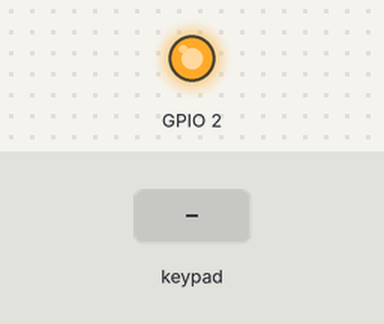
Recording of a sketch running on a simulated ESP32. Parts: output pins drawn as LEDs (lit = HIGH). Wiring (inferred from the names in the program): MPU-6050 motion sensor at I2C address 0x68. The test bench sets the inputs (shaded band). WiFi joins after 1.5 s; servers stay silent unless stated; what the sketch prints to the serial monitor is not drawn.

Above: at 0.1 s.
At 2.7 s:
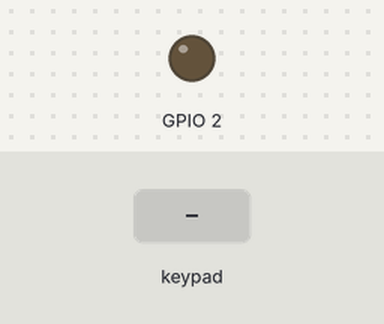
2.8 s: key '0' pressed
4.9 s: keypad keys 1 2 3 4 pressed 0.4 s apart
8.2 s: key '1' pressed
10.3 s: keypad keys 1 3 9 7 pressed 0.4 s apart
Timing chart, 0 to 13.3 s (numbered marks = the images above; inputs shaded):
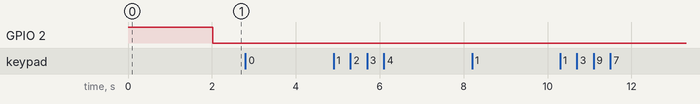

The sketch:

onyxRight.ino
```cpp
/*
 * .:Control Xic:.
 *
 * Josep Puig Villalon
 *
 * ESP32 module = "ESP32 Dev Module"
 *
 * I2C Pins:
 *
 * SCL: D22
 * SDA: D21
 * IRQ: No
 *
 * Led pin: 2
 *
 *
 */


#include <WiFiUdp.h>
#include <WiFi.h>
#include <Wire.h>
#include <Adafruit_MPR121.h>


#define TouchThre 10 // Touch threshold
#define ReleaThre 8 // Release threshold
#define Prox_TouchThre 6 // Proximity threshold
#define Prox_ReleaThre 4 // Proximity release threshold


// SSID & pass //
const char* ssid = "C_X_Saxpler_1";
const char* password = "1a3c5e7g9";

// Wifi UDP config //
WiFiUDP Udp;
IPAddress APlocal_IP(192, 168, 4, 177);
IPAddress APgateway(192, 168, 4, 1);
IPAddress APsubnet(255, 255, 255, 0);
IPAddress ipRouter(192, 168, 4, 1);

// Wifi vars //
unsigned int localUdpPort = 4000;
char incomingPacket[255];
char replyPacekt[255] = "e";
char incomingByte = 0;

// Wifi msg vars //
String strData;
String strDataOld;
char valDigital[30];

// MPR121 //
#ifndef _BV
#define _BV(bit) (1 << (bit))
#endif

// Touch vars //
uint16_t lasttouched = 0;
uint16_t currtouched = 0;

// Giroscopis  push modes //
unsigned long pushTimeF2;
unsigned long aliveMillis = 0;
uint8_t alivePeriod = 100;

// MPU6050 //
const int MPU_addr=0x68;
double x;
double y;
double z;
int16_t AcX;
int16_t AcY;
int16_t AcZ;
int minVal=265;
int maxVal=402;
int xAng;
int yAng;
int zAng;
double analogX = 0;
double analogY = 0;
double analogZ = 0;
double analogXOld = 0;
double analogYOld = 0;
double analogZOld = 0;

// LED //
uint8_t ledStatus = 255;
unsigned long ledTick = 0;
uint8_t ledInterval = 2;
bool flgLed = false;

// Input vars, touch & analogs signals //
int val1 = '0';
int val2 = '0';
int val3 = '0';
int val4 = '0';
int val5 = '0';
int val6 = '0';
int val7 = '0';
int val8 = '0';
int val9 = '0';
int val10 = '0';
int val11 = '0';
int val12 = '0';

// Flags //
bool F2 = false;
bool F3 = false;
bool flg2 = false;
bool flg2a = false;
bool flg3 = false;
bool flg4 = false;

// Touch result var //
Adafruit_MPR121 cap = Adafruit_MPR121();


////////////////////////////////////////////////////////////////////
// Scan touch sensors
////////////////////////////////////////////////////////////////////

void scanTouch()
{
  currtouched = cap.touched();

  for (uint8_t i=0; i<9; i++)
  {
    if ((currtouched & _BV(i)) && !(lasttouched & _BV(i)))
    {
      if(i == 0){val1 = '2';} // index - 5
      if(i == 1){val2 = '2';} // mig   - 6
      if(i == 2){val3 = '2';} // menut - 8
      if(i == 3){val4 = '2';} // menut - D#
      if(i == 4){val5 = '2';} // anular - 7
      if(i == 5){val6 = '2';} // S2
      if(i == 6){val7 = '2';} // F1
      if(i == 7){val8 = '2';} // F2
      if(i == 8){val9 = '2';} // F3
    }
    if (!(currtouched & _BV(i)) && (lasttouched & _BV(i)))
    {
      if(i == 0){val1 = '0';} // index - 5
      if(i == 1){val2 = '0';} // mig   - 6
      if(i == 2){val3 = '0';} // menut - 8
      if(i == 3){val4 = '0';} // menut - D#
      if(i == 4){val5 = '0';} // anular - 7
      if(i == 5){val6 = '0';} // S2
      if(i == 6){val7 = '0';} // F1
      if(i == 7){val8 = '0';} // F2
      if(i == 8){val9 = '0';} // F3
    }
  }
  lasttouched = currtouched;/////////////reset our state
}


////////////////////////////////////////////////////////////////////
// Long press i giroscopis
////////////////////////////////////////////////////////////////////

void setPressFunctions()
{

  if(val8 == '2' && flg2 == false)//////////////////////////////////F2
  {
    F2 = false;
    flg2 = true;
    pushTimeF2 = millis();
  }
  if(val8 == '2' && flg2 == true && flg2a == false && millis() > pushTimeF2 + 300)////F2
  {
    F2 = true;
    flg2a = true;
    aliveMillis = millis();
  }
  if(val8 == '0' && flg2 == true )///////////////////////////////////F2
  {
    F2 = false;
    flg2 = false;
    flg2a = false;
  }
  if((val7 == '2' || val6 == '2') && flg3 == false)/////////////F3 directe sense long press
  {
    F3 = true;
    flg3 = true;
    aliveMillis = millis();
  }
  if(val7 == '0' && val6 == '0' && flg3 == true )///////////////////////////////////F3
  {
    F3 = false;
    flg3 = false;
  }

}


////////////////////////////////////////////////////////////////////
// Histeresis i adaptació dels rangs
////////////////////////////////////////////////////////////////////

void readGiroscope()
{

  if(F2 == true || F3 == true)
  {


    if(flg4 == false || millis() > aliveMillis + alivePeriod)
    {
      aliveMillis = millis();
      flg4 = true;

      char giroStatus[6] = "start";
      Udp.beginPacket(ipRouter, 2000);
      Udp.printf(giroStatus);
      Udp.endPacket();
    }

    Wire.beginTransmission(MPU_addr);
    Wire.write(0x3B);
    Wire.endTransmission(false);
    Wire.requestFrom(MPU_addr,14,true);

    AcX=Wire.read()<<8|Wire.read();
    AcY=Wire.read()<<8|Wire.read();
    AcZ=Wire.read()<<8|Wire.read();

    xAng = map(AcX,minVal,maxVal,-90,90);
    yAng = map(AcY,minVal,maxVal,-90,90);
    zAng = map(AcZ,minVal,maxVal,-90,90);

    x= RAD_TO_DEG * (atan2(-yAng, -zAng)+PI);
    y= RAD_TO_DEG * (atan2(-xAng, -zAng)+PI);
    z= RAD_TO_DEG * (atan2(-yAng, -xAng)+PI);

    val10 = analogX = x;
    val11 = analogZ = z;

 /*

    Serial.print(analogX);//debug
    Serial.print(" - ");
    Serial.print(analogY);
    Serial.print(" - ");
    Serial.println(analogZ);

    Serial.print(val10);//debug
    Serial.print(" - ");
    Serial.println(val11);
*/

    delay(15);


    if(analogX <= 89 || (analogX > 250 && analogX <= 360))
    {
      val10 = 90;
      analogXOld = 90;
    }
    if(analogX >= 180 || (analogX > 180 && analogX <= 240))
    {
      val10 = 180;
      analogXOld = 180;
    }
    if((analogZ >= 130 || analogZ <= 60) && analogZOld != 90)
    {
      analogX = 90;
      val10 = 90;
      analogXOld = 90;
    }

    if(analogZ <= 3 || (analogZ > 250 && analogZ <= 360))
    {
      val11 = 1;
      analogZOld = 1;
    }
    if((analogZ >= 180 && analogZOld > 179) || (analogZ > 180 && analogZ <= 240 && analogZOld > 179))
    {
      val11 = 180;
      analogZOld = 180;
    }
    if(analogX >= 140)
    {
      analogZ = 90;
      val11 = 90;
      analogZOld = 90;
    }
/*
    Serial.print(val10);//debug
    Serial.print(" - ");
    Serial.println(val11);
    Serial.print(" - ");
    Serial.println(val12);
*/

    analogXOld = analogX;
    analogZOld = analogZ;
  }

  if(F2 == false && F3 == false && flg4 == true)
  {
    //val10 = 1;  //X
    //val11 = 20;  //Y
    flg4 = false;

    char giroStatus[6] = "stop";
    Udp.beginPacket(ipRouter, 2000);
    Udp.printf(giroStatus);
    Udp.endPacket();
  }

}


////////////////////////////////////////////////////////////////////
// Assignar valors & enviar per UDP
////////////////////////////////////////////////////////////////////

void assingAndSend()
{

  valDigital[0] = 'R';
  valDigital[1] = val1;
  valDigital[2] = val2;
  valDigital[3] = val5;
  valDigital[4] = val3;
  valDigital[5] = val4;
  valDigital[6] = val6;
  valDigital[7] = val9;
  valDigital[8] = val8;
  valDigital[9] = val7;
  valDigital[10] = val10;
  valDigital[11] = val11;
  valDigital[12] = 252;

/////////////////////
// Enviar per  UDP
/////////////////////

  strData="";
  for(int i=0;i<16;i++){strData.concat(valDigital[i]);}
  strData.toCharArray(replyPacekt, 16);

  if(strData != strDataOld)
  {
    //const char ipR[] = "192.168.4.1";
    Udp.beginPacket(ipRouter, 2000);
    Udp.printf(replyPacekt);
    Udp.endPacket();

    //Serial.print("Data out: "); //debug
    //Serial.println(replyPacekt);
    ledStatus = 255;
  }
  strDataOld = strData;

}

////////////////////////////////////////////////////////////////////
// Led status
////////////////////////////////////////////////////////////////////

void updateLed()
{

  if(ledStatus > 0 && flgLed == false)
  {
    ledTick = millis();
    flgLed = true;
  }

  if(ledStatus > 0 && millis() >= ledTick + ledInterval && flgLed == true)
  {
    ledStatus--;
    analogWrite(2, ledStatus);
    ledTick = millis();
  }
  if(ledStatus == 0 && flgLed == true)
  {
    flgLed = false;
  }
}


////////////////////////////////////////////////////////////////////
// MPR121 init config
////////////////////////////////////////////////////////////////////

void MPR121_init_config()
{
  cap.writeRegister(0x80,0x63); // Soft reset MPR121 if not reset correctly

  //touch pad baseline filter
  //rising: baseline quick rising
  cap.writeRegister(0x2B,0x01); // Max half delta Rising
  cap.writeRegister(0x2C,0x01); // Noise half delta Rising
  cap.writeRegister(0x2D,0x00); // Noise count limit Rising
  cap.writeRegister(0x2E,0x00); // Delay limit Rising

  //falling: baseline slow falling
  cap.writeRegister(0x2F,0x01); // Max half delta Falling
  cap.writeRegister(0x30,0x01); // Noise half delta Falling
  cap.writeRegister(0x31,0xFF); // Noise count limit Falling
  cap.writeRegister(0x32,0x0); // Delay limit Falling

  //touched: baseline keep
  cap.writeRegister(0x33,0x00); // Noise half delta Touched
  cap.writeRegister(0x34,0x00); // Noise count Touched
  cap.writeRegister(0x35,0x00); // Delay limit Touched

  //Proximity baseline filter

  //rising: very quick rising
  cap.writeRegister(0x36,0x0f); // Max half delta Rising
  cap.writeRegister(0x37,0x0f); // Noise half delta Rising
  cap.writeRegister(0x38,0x00); // Noise count Rising
  cap.writeRegister(0x39,0x00); // Delay limit Rising

  //falling: very slow rising
  cap.writeRegister(0x3A,0x01); // Max half delta Falling
  cap.writeRegister(0x3B,0x01); // Noise half delta Falling
  cap.writeRegister(0x3C,0xff); // Noise count Falling
  cap.writeRegister(0x3D,0xff); // Delay limit Falling

  //touched
  cap.writeRegister(0x3E,0x00);
  cap.writeRegister(0x3F,0x00);
  cap.writeRegister(0x40,0x00);

  //Touch pad threshold
  cap.writeRegister(0x41,TouchThre); // ELE0 TOUCH THRESHOLD
  cap.writeRegister(0x42,ReleaThre); // ELE0 RELEASE THRESHOLD
  cap.writeRegister(0x43,TouchThre); // ELE1 TOUCH THRESHOLD
  cap.writeRegister(0x44,ReleaThre); // ELE1 RELEASE THRESHOLD
  cap.writeRegister(0x45,TouchThre); // ELE2 TOUCH THRESHOLD
  cap.writeRegister(0x46,ReleaThre); // ELE2 RELEASE THRESHOLD
  cap.writeRegister(0x47,TouchThre); // ELE3 TOUCH THRESHOLD
  cap.writeRegister(0x48,ReleaThre); // ELE3 RELEASE THRESHOLD
  cap.writeRegister(0x49,TouchThre); // ELE4 TOUCH THRESHOLD
  cap.writeRegister(0x4A,ReleaThre); // ELE4 RELEASE THRESHOLD
  cap.writeRegister(0x4B,TouchThre); // ELE5 TOUCH THRESHOLD
  cap.writeRegister(0x4C,ReleaThre); // ELE5 RELEASE THRESHOLD
  cap.writeRegister(0x4D,TouchThre); // ELE6 TOUCH THRESHOLD
  cap.writeRegister(0x4E,ReleaThre); // ELE6 RELEASE THRESHOLD
  cap.writeRegister(0x4F,TouchThre); // ELE7 TOUCH THRESHOLD
  cap.writeRegister(0x50,ReleaThre); // ELE7 RELEASE THRESHOLD
  cap.writeRegister(0x51,TouchThre); // ELE8 TOUCH THRESHOLD
  cap.writeRegister(0x52,ReleaThre); // ELE8 RELEASE THRESHOLD
  cap.writeRegister(0x53,TouchThre); // ELE9 TOUCH THRESHOLD
  cap.writeRegister(0x54,ReleaThre); // ELE9 RELEASE THRESHOLD
  cap.writeRegister(0x55,TouchThre); // ELE10 TOUCH THRESHOLD
  cap.writeRegister(0x56,ReleaThre); // ELE10 RELEASE THRESHOLD
  cap.writeRegister(0x57,TouchThre); // ELE11 TOUCH THRESHOLD
  cap.writeRegister(0x58,ReleaThre); // ELE11 RELEASE THRESHOLD


  //Proximity threshold
  cap.writeRegister(0x59,Prox_TouchThre); // ELE12 TOUCH THRESHOLD
  cap.writeRegister(0x5A,Prox_ReleaThre); // ELE12 RELEASE THRESHOLD

  //touch and release interrupt debounce
  cap.writeRegister(0x5B,0x00); // Not used for polling method, effective for INT mode.

  //AFE and filter configuration
  cap.writeRegister(0x5C,0x10); // AFES=6 samples, same as AFES in 0x7B, Global CDC=16uA
  cap.writeRegister(0x5D,0x20); // CT=0.5us, TDS=4samples, TDI=16ms defalut = 0x24
  cap.writeRegister(0x5E,0x80); // Set baseline calibration enabled, baseline loading 5MSB

  //Auto Configuration
  cap.writeRegister(0x7B,0x0B); // AFES=6 samples, same as AFES in 0x5C
  // retry=2b00, no retry,
  // BVA=2b10, load 5MSB after AC,
  // ARE/ACE=2b11, auto configuration enabled
  //cap.writeRegister(0x7C,0x80); // Skip charge time search, use setting in 0x5D,
  // OOR, AR, AC IE disabled
  // Not used. Possible Proximity CDC shall over 63uA
  // if only use 0.5uS CDT, the TGL for proximity cannot meet
  // Possible if manually set Register0x72=0x03
  // (Auto configure result) alone.
  cap.writeRegister(0x7D,0xc8); // AC up limit /C8/BD/C0/9C
  cap.writeRegister(0x7E,0x82); // AC low limit /82/7A/7C/65
  cap.writeRegister(0x7F,0xb4); // AC target /B4/AA/AC/8C target for /3.0V/2.8V/1.8V
  cap.writeRegister(0x5E,0xBC); // Run 12 touch + proximity, CL=2b10, load 5MSB to baseline

}


////////////////////////////////////////////////////////////////////
// Setup
////////////////////////////////////////////////////////////////////


void setup()
{

  pinMode(2, OUTPUT);
  digitalWrite(2, HIGH);

  Serial.begin(115200);
  Serial.println();
  Serial.println("right");

  Serial.printf("Connecting to %s ", ssid);

  WiFi.config(APlocal_IP,APgateway,APsubnet);
  WiFi.begin(ssid, password);

  Udp.begin(APlocal_IP,localUdpPort);
  Serial.printf("Local IP %s, UDP port %d\n", WiFi.localIP().toString().c_str(), localUdpPort);

  while (WiFi.status() != WL_CONNECTED)
  {
    delay(500);
    Serial.print(".");
  }


  if (!cap.begin(0x5A))
  {
    Serial.println("MPR121 not found, check wiring?");
    while (1);
  }
  Serial.println(" connected");

  // Init MPU6050 //
  Wire.beginTransmission(MPU_addr);
  Wire.write(0x6B);
  Wire.write(0);
  Wire.endTransmission(true);

  // Init MPR121 //
  MPR121_init_config();

}


////////////////////////////////////////////////////////////////////
// Loop
////////////////////////////////////////////////////////////////////


void loop()
{

  scanTouch();
  setPressFunctions();
  readGiroscope();
  assingAndSend();
  updateLed();

}


/*


  //// new config ////

  cap.writeRegister(0x7b, 0x00); //auto config
  cap.writeRegister(0x7c, 0x00); //auto re-config

 // Electrode Baseline
  cap.writeRegister(0x1E, 0x05); //menut   touch 0
  cap.writeRegister(0x1F, 0x05); //polze   touch 1
  cap.writeRegister(0x20, 0x05); //polze   touch 2
  cap.writeRegister(0x21, 0x05); //polze   touch 3
  cap.writeRegister(0x22, 0x05); //polze   touch 4
  cap.writeRegister(0x23, 0x05); //menut   touch 5 *
  cap.writeRegister(0x24, 0x05); //polze   touch 6
  cap.writeRegister(0x25, 0x05); //polze   touch 7
  cap.writeRegister(0x26, 0x05); //polze   touch 8

  // Electrode Touch / Relese Threshold
  cap.writeRegister(0x41, 0x07); //index   touch 0
  cap.writeRegister(0x42, 0x04);
  cap.writeRegister(0x43, 0x07); //mig     touch 1
  cap.writeRegister(0x44, 0x04);
  cap.writeRegister(0x45, 0x07); //anular  touch 2
  cap.writeRegister(0x46, 0x04);
  cap.writeRegister(0x47, 0x07); //menut   touch 3
  cap.writeRegister(0x48, 0x04);
  cap.writeRegister(0x49, 0x07); //menut   touch 4 *
  cap.writeRegister(0x4A, 0x04);

  cap.writeRegister(0x4B, 0x07); //polze   touch 5
  cap.writeRegister(0x4C, 0x04);
  cap.writeRegister(0x4D, 0x07); //polze   touch 6
  cap.writeRegister(0x4E, 0x04);
  cap.writeRegister(0x4F, 0x07); //polze   touch 7
  cap.writeRegister(0x50, 0x04);
  cap.writeRegister(0x51, 0x07); //polze   touch 8
  cap.writeRegister(0x52, 0x04);

  // Electrode charge Current
  cap.writeRegister(0x5F, 0x15);
  cap.writeRegister(0x60, 0x15);
  cap.writeRegister(0x61, 0x15);
  cap.writeRegister(0x62, 0x15);
  cap.writeRegister(0x63, 0x15); //menut   touch 4
  cap.writeRegister(0x64, 0x18); //polze   touch 5
  cap.writeRegister(0x65, 0x18); //polze   touch 6
  cap.writeRegister(0x66, 0x18); //polze   touch 7
  cap.writeRegister(0x67, 0x18); //polze   touch 8

  // ECR config
  cap.writeRegister(0x5E, 0x49);

*/
```
